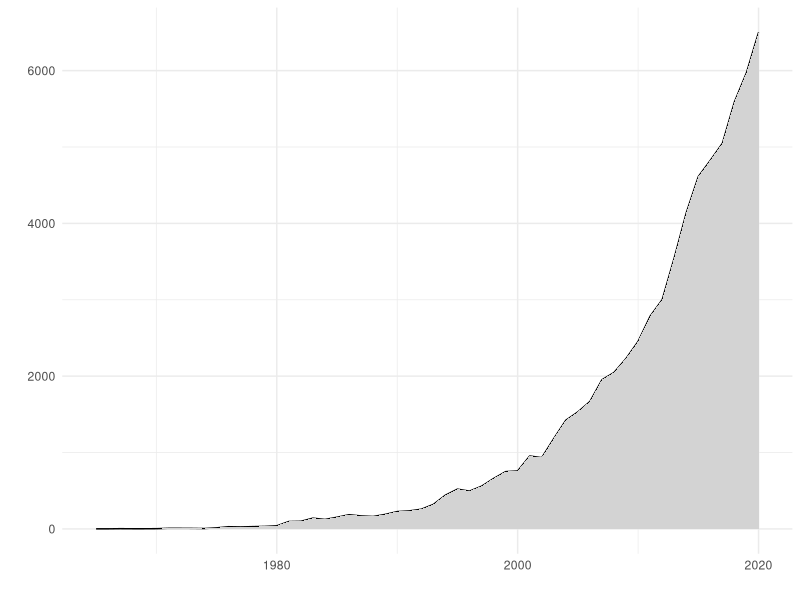

Source code (R):
## ---- chunk 1
knitr::opts_chunk$set(cache=TRUE, comment = "#>", background = '#F7F7F7')
## ---- chunk 2
library(ggplot2)
options(scipen = 999)

read.csv("data/pubmed.csv", skip = 1)[-(1:2),] -> pubmed

ggplot(pubmed, aes(x = Year, y = Count)) +
  geom_line() +
  geom_area(fill = "lightgrey") +
  theme_minimal() +
  #scale_y_continuous(breaks = seq(0, 125e+4, by = 25e+4)) +
  xlab("") + ylab("") 

